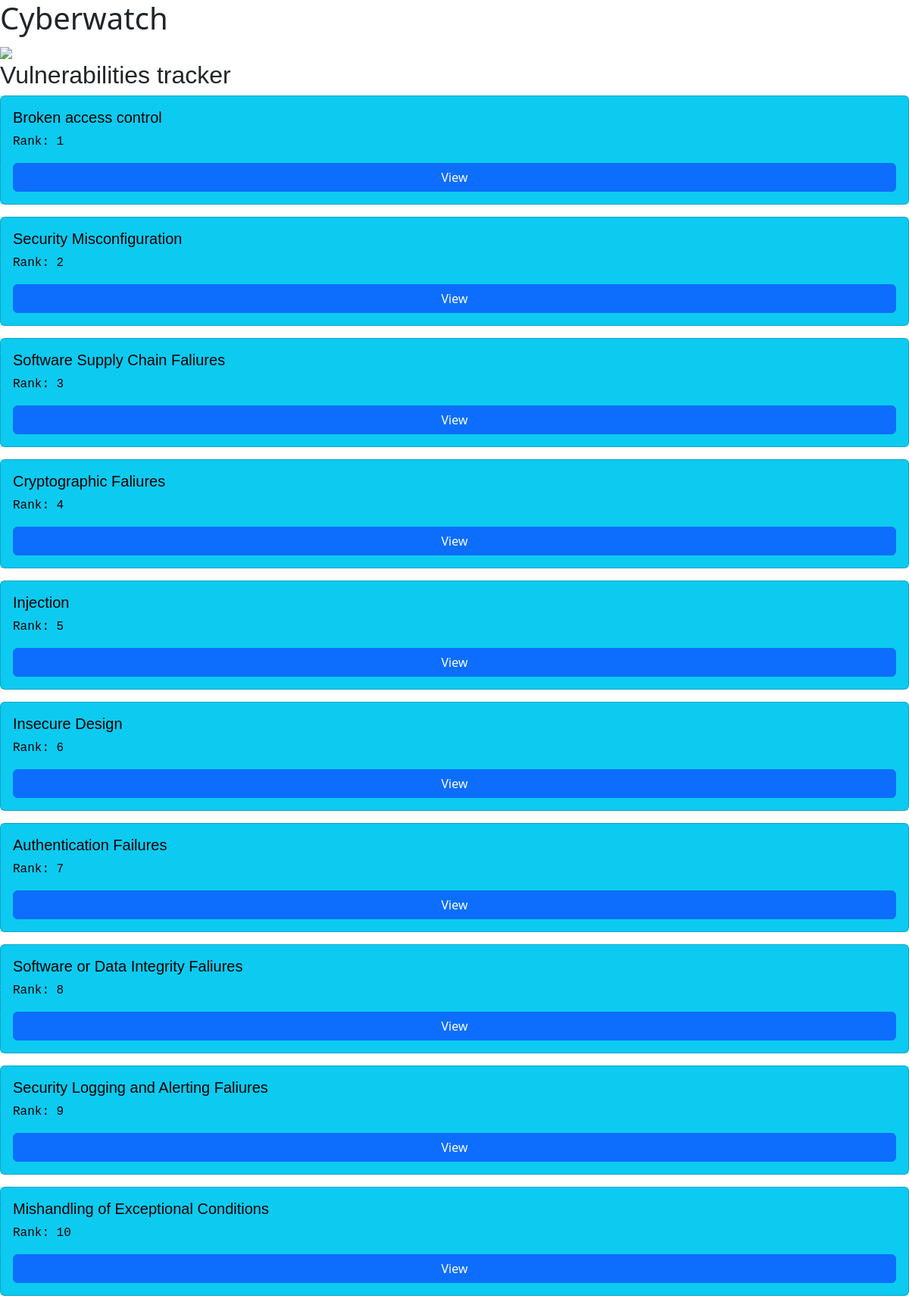
The page / on the database its author committed.
### tables this page shows
CREATE TABLE vulnerabilities (
    id INTEGER PRIMARY KEY AUTOINCREMENT,
    vul_name TEXT NOT NULL,
    "owasp_rank" INTEGER
);

### app.py (the view)
@app.route('/')
def home():
    with engine.connect() as connection:
        query = text('SELECT * FROM vulnerabilities ORDER BY owasp_rank;')
        result = connection.execute(query).fetchall()
    return render_template('index.html', vulnerabilities=result)

### templates/index.html
{% extends 'base.html' %}
{% block content %}
<div class="row">
    {% for v in vulnerabilities %}
    <div class="col-12 col-md-12 mb-3">
        <div class="card text-bg-info p-3">
            <h5>{{ v.vul_name }}</h5>
            <p>Rank: {{ v.owasp_rank }}</p>
            <a href="/incidents/{{ v.id }}" class="btn btn-primary">View</a>
        </div>
    </div>
    {% endfor %}
</div>
{% endblock %}

### templates/base.html (shortened to what this page needs)
<!DOCTYPE html>
<html>
    <head>
        <link href="https://cdn.jsdelivr.net/npm/bootstrap@5.3.0/dist/css/bootstrap.min.css" rel="stylesheet">
        <link rel='stylesheet' href='/static/css/styles.css'>
    </head>
    <body>
        <h1>Cyberwatch</h1>
        <img src='/static/images/cyberwatch_logo.png' height='70'>
        <h2>{% block heading%}Vulnerabilities tracker{% endblock %}</h2>
        <div class='content'>
            {% block content %}{% endblock %}
        </div>
    </body>
</html>

### static/css/styles.css (style rules this page uses)
p { font-family: 'Courier New', Courier, monospace; }
h5 { font-family: sans-serif; }
h2 { font-family: sans-serif; }

### rows shown on the page
vulnerabilities: vul_name "Broken access control", owasp_rank "1"
vulnerabilities: vul_name "Security Misconfiguration", owasp_rank "2"
vulnerabilities: vul_name "Software Supply Chain Faliures", owasp_rank "3"
vulnerabilities: vul_name "Cryptographic Faliures", owasp_rank "4"
vulnerabilities: vul_name "Injection", owasp_rank "5"
vulnerabilities: vul_name "Insecure Design", owasp_rank "6"
vulnerabilities: vul_name "Authentication Failures", owasp_rank "7"
vulnerabilities: vul_name "Software or Data Integrity Faliures", owasp_rank "8"
vulnerabilities: vul_name "Security Logging and Alerting Faliures", owasp_rank "9"
vulnerabilities: vul_name "Mishandling of Exceptional Conditions", owasp_rank "10"
